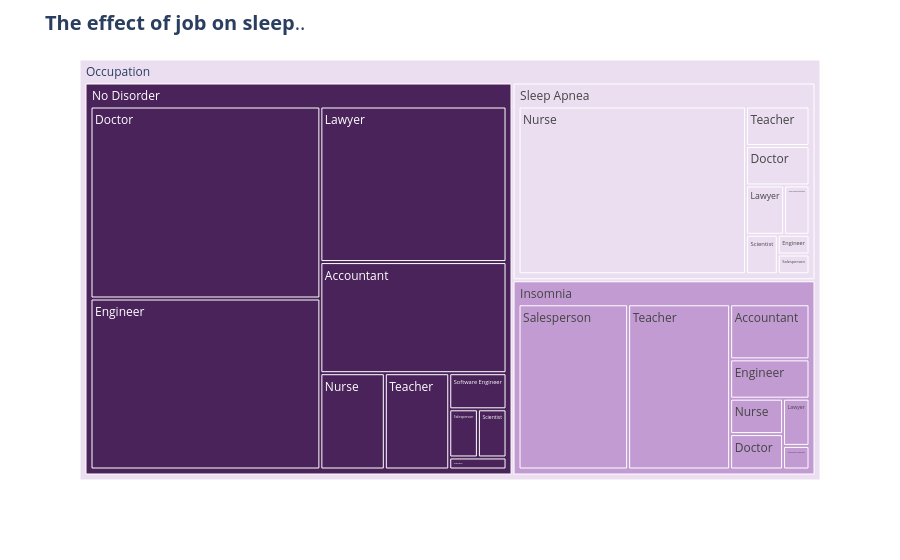

The cell this chart's notebook holds for it:
### Code cell
import plotly.express as px

fig=px.treemap(df,path=[px.Constant('Occupation'),'Sleep Disorder','Occupation'],
               color='Sleep Disorder',
              color_discrete_sequence=['#EBDEF0','#C39BD3','#4A235A'])


fig.update_layout(title='<b>The effect of job on sleep</b>..',
                 title_font={'size':20})

### Figure 1 — Plotly figure (JSON) as saved in the notebook; plotly's stock layout.template omitted (floating-point values rounded to 4 significant figures)
{"data": [{"branchvalues": "total", "customdata": [["(?)"], ["Insomnia"], ["Insomnia"], ["Insomnia"], ["Insomnia"], ["Insomnia"], ["Insomnia"], ["Insomnia"], ["Insomnia"], ["Insomnia"], ["No Disorder"], ["No Disorder"], ["No Disorder"], ["No Disorder"], ["No Disorder"], ["No Disorder"], ["No Disorder"], ["No Disorder"], ["No Disorder"], ["No Disorder"], ["No Disorder"], ["Sleep Apnea"], ["Sleep Apnea"], ["Sleep Apnea"], ["Sleep Apnea"], ["Sleep Apnea"], ["Sleep Apnea"], ["Sleep Apnea"], ["Sleep Apnea"], ["Sleep Apnea"]], "domain": {"x": [0, 1], "y": [0, 1]}, "hovertemplate": "labels=%{label}<br>count=%{value}<br>parent=%{parent}<br>id=%{id}<br>Sleep Disorder=%{customdata[0]}<extra></extra>", "ids": ["Occupation", "Occupation/Insomnia/Software Engineer", "Occupation/Insomnia/Teacher", "Occupation/Insomnia/Salesperson", "Occupation/Insomnia/Nurse", "Occupation/Insomnia/Engineer", "Occupation/Insomnia/Lawyer", "Occupation/Insomnia/Doctor", "Occupation/Insomnia/Accountant", "Occupation/Insomnia", "Occupation/No Disorder", "Occupation/No Disorder/Manager", "Occupation/No Disorder/Salesperson", "Occupation/No Disorder/Lawyer", "Occupation/No Disorder/Software Engineer", "Occupation/No Disorder/Scientist", "Occupation/No Disorder/Accountant", "Occupation/No Disorder/Engineer", "Occupation/No Disorder/Nurse", "Occupation/No Disorder/Doctor", "Occupation/No Disorder/Teacher", "Occupation/Sleep Apnea/Lawyer", "Occupation/Sleep Apnea/Teacher", "Occupation/Sleep Apnea/Doctor", "Occupation/Sleep Apnea/Engineer", "Occupation/Sleep Apnea/Salesperson", "Occupation/Sleep Apnea/Nurse", "Occupation/Sleep Apnea/Sales Representative", "Occupation/Sleep Apnea", "Occupation/Sleep Apnea/Scientist"], "labels": ["Occupation", "Software Engineer", "Teacher", "Salesperson", "Nurse", "Engineer", "Lawyer", "Doctor", "Accountant", "Insomnia", "No Disorder", "Manager", "Salesperson", "Lawyer", "Software Engineer", "Scientist", "Accountant", "Engineer", "Nurse", "Doctor", "Teacher", "Lawyer", "Teacher", "Doctor", "Engineer", "Salesperson", "Nurse", "Sales Representative", "Sleep Apnea", "Scientist"], "marker": {"colors": ["#EBDEF0", "#C39BD3", "#C39BD3", "#C39BD3", "#C39BD3", "#C39BD3", "#C39BD3", "#C39BD3", "#C39BD3", "#C39BD3", "#4A235A", "#4A235A", "#4A235A", "#4A235A", "#4A235A", "#4A235A", "#4A235A", "#4A235A", "#4A235A", "#4A235A", "#4A235A", "#EBDEF0", "#EBDEF0", "#EBDEF0", "#EBDEF0", "#EBDEF0", "#EBDEF0", "#EBDEF0", "#EBDEF0", "#EBDEF0"]}, "name": "", "parents": ["", "Occupation/Insomnia", "Occupation/Insomnia", "Occupation/Insomnia", "Occupation/Insomnia", "Occupation/Insomnia", "Occupation/Insomnia", "Occupation/Insomnia", "Occupation/Insomnia", "Occupation", "Occupation", "Occupation/No Disorder", "Occupation/No Disorder", "Occupation/No Disorder", "Occupation/No Disorder", "Occupation/No Disorder", "Occupation/No Disorder", "Occupation/No Disorder", "Occupation/No Disorder", "Occupation/No Disorder", "Occupation/No Disorder", "Occupation/Sleep Apnea", "Occupation/Sleep Apnea", "Occupation/Sleep Apnea", "Occupation/Sleep Apnea", "Occupation/Sleep Apnea", "Occupation/Sleep Apnea", "Occupation/Sleep Apnea", "Occupation", "Occupation/Sleep Apnea"], "type": "treemap", "values": [374, 1, 27, 29, 3, 5, 2, 3, 7, 77, 219, 1, 2, 42, 3, 2, 30, 57, 9, 64, 9, 3, 4, 4, 1, 1, 61, 2, 78, 2]}], "layout": {"legend": {"tracegroupgap": 0}, "margin": {"t": 60}, "title": {"font": {"size": 20}, "text": "<b>The effect of job on sleep</b>.."}, "treemapcolorway": ["#EBDEF0", "#C39BD3", "#4A235A"]}}
